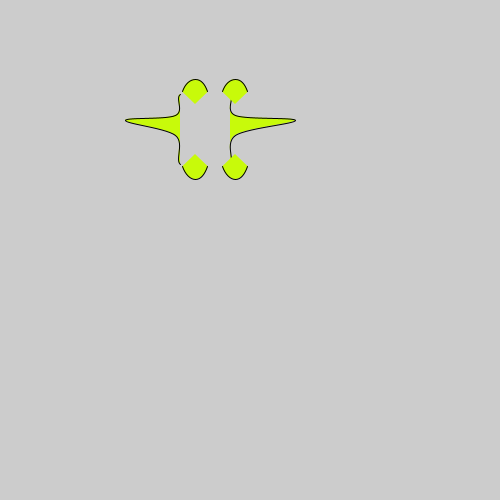
Frame 1 (no input)
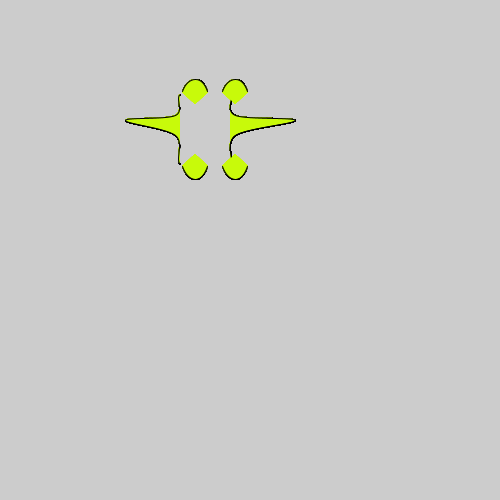
Frame 60 (the mouse pressed at the canvas centre just before this capture)
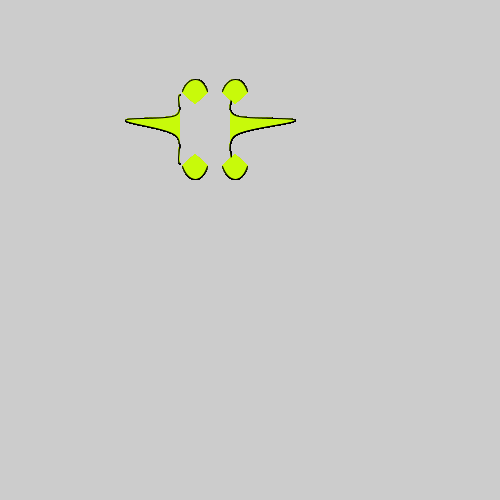
Frame 120 (the mouse held since frame 60 and released just before this capture)

The Processing sketch that drew these frames (run headless with seeded random() and noise(); from frame 60 on, the mouse is pressed at the canvas centre):

// Processing sketch: lab03
// ── lab03.pde
void setup(){
size(500,500);
}
void draw(){
  drawCrewMaster();
}
void drawCrewMaster(){
  fill(200,250,10);
  beginShape();  // draw left side of crew master
  curveVertex(210,95);
  curveVertex(180, 94);
  curveVertex(175,115);
  curveVertex(125,120);
  curveVertex(175,135);
  curveVertex(180,164);
  curveVertex(210,160);
  endShape();
  ellipseMode(CENTER);
  arc(195,154,30,50,PI/6,5*PI/6);
  arc(195,104,30,50,7*PI/6,11*PI/6);
   fill(200,250,10);
  beginShape();  // draw right side of crew master
  curveVertex(210,95);
  curveVertex(230, 94);
  curveVertex(235,115);
  curveVertex(295,120);
  curveVertex(235,135);
  curveVertex(230,164);
  curveVertex(210,160);
  endShape();
  ellipseMode(CENTER);
  arc(235,154,30,50,PI/6,5*PI/6);
  arc(235,104,30,50,7*PI/6,11*PI/6);
}
